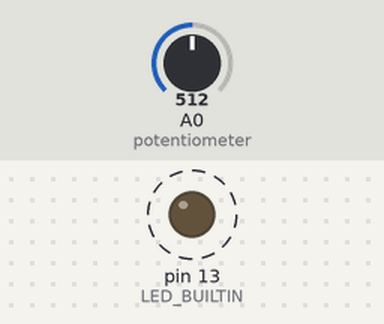
The sketch below on a simulated Arduino Uno, built with avr-gcc and run on an emulated ATmega328P. Shown: output pins drawn as LEDs (lit = HIGH). Dashed ring = blinking. The inputs (shaded band) are chosen by the test bench; at power-on: A0 (potentiometer) = 512.

Above: at 1.8 s.
1.9 s: A0 (potentiometer) set to 0
At 3.3 s:
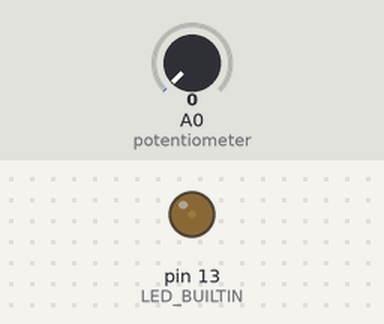
3.6 s: A0 (potentiometer) set to 122
At 3.9 s:
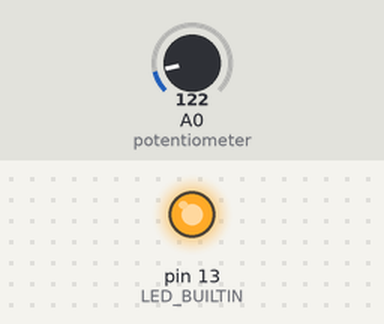
Timing chart, 0 to 13.1 s (numbered marks = the images above; inputs shaded):
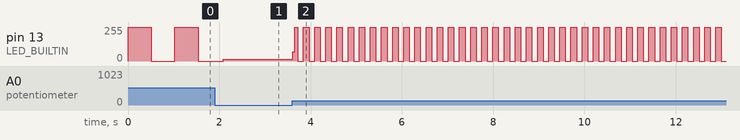

Measured:
- after the input at 3.6 s, pin 13 (LED_BUILTIN): 15/255 → 68/255 at once, then moves between 0/255 and 255/255, repeating every 0.24 s
- by itself, pin 13 (LED_BUILTIN): alternates 255/255 for 0.51 s and 0/255 for 0.51 s

The sketch:

potentiometer.ino
```cpp
/*  02. Blinking LED fast/slow according to potentiometer
        https://www.arduino.cc/reference
*/
void setup() {
  pinMode(LED_BUILTIN, OUTPUT);
}

void loop() {
  int val = analogRead(A0);             // potentiometer value

  digitalWrite(LED_BUILTIN, HIGH);
  delay(val);
  digitalWrite(LED_BUILTIN, LOW);
  delay(val);
}
```
